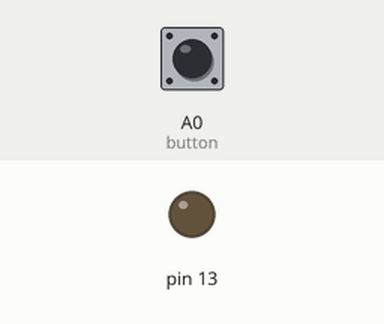
Recording of a sketch running on a simulated Arduino Uno, built with avr-gcc and run on an emulated ATmega328P. Parts: output pins drawn as LEDs (lit = HIGH). The test bench sets the inputs (shaded band); at power-on: A0 (button) HIGH.

Above: at 1.2 s.
1.3 s: A0 (button) pulsed LOW 2 times (0.12 s each, 0.3 s apart)
At 2.8 s:
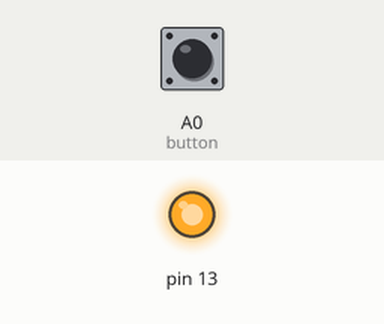
Timing chart, 0 to 4.3 s (numbered marks = the images above; inputs shaded):
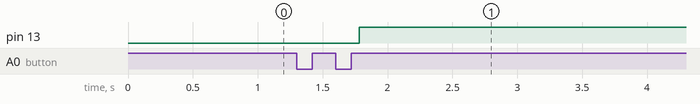

Measured:
- after the input at 1.3 s, pin 13: LOW → HIGH after 0.48 s

The sketch:

15.Doubleclick.ino
```cpp
#include "OneButton.h"


OneButton button(A0, true);


void setup() {

  pinMode(13, OUTPUT);
  button.attachDoubleClick(doubleclick);
}
void loop() {

  button.tick();


  delay(10);
}
void doubleclick() {
  static int m = LOW;
  m = !m;
  digitalWrite(13, m);
}
```
